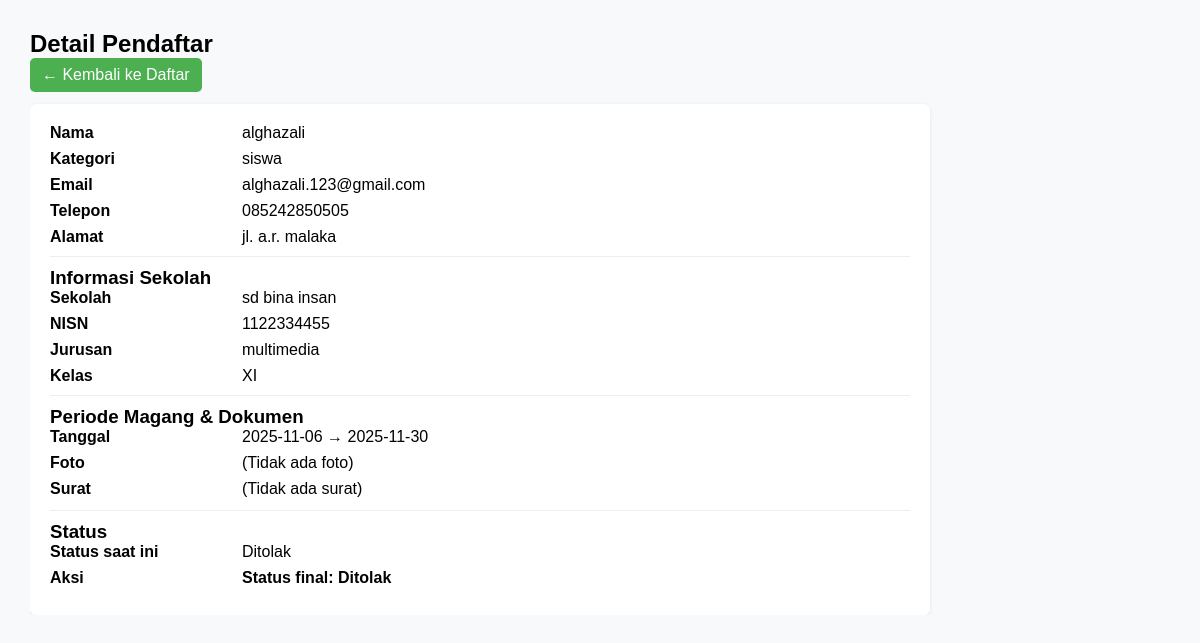
Screenshot of /detail.php?id=1 (signed in) with the database file from the repository.
### tables this page shows
CREATE TABLE `pendaftar` (
  `id` int NOT NULL,
  `kategori` varchar(20) DEFAULT NULL,
  `nama` varchar(100) DEFAULT NULL,
  `email` varchar(100) DEFAULT NULL,
  `telepon` varchar(20) DEFAULT NULL,
  `alamat` text,
  `sekolah` varchar(100) DEFAULT NULL,
  `nisn` varchar(30) DEFAULT NULL,
  `jurusan` varchar(50) DEFAULT NULL,
  `kelas` varchar(10) DEFAULT NULL,
  `institusi` varchar(100) DEFAULT NULL,
  `nim` varchar(30) DEFAULT NULL,
  `prodi` varchar(50) DEFAULT NULL,
  `semester` varchar(10) DEFAULT NULL,
  `tanggal_mulai` date DEFAULT NULL,
  `tanggal_selesai` date DEFAULT NULL,
  `foto` varchar(255) DEFAULT NULL,
  `surat` varchar(255) DEFAULT NULL,
  `tanggal_daftar` timestamp NULL DEFAULT CURRENT_TIMESTAMP,
  `surat_stored` varchar(255) DEFAULT NULL,
  `surat_original` varchar(255) DEFAULT NULL,
  `status` varchar(50) NOT NULL DEFAULT 'Menunggu'
);

### detail.php (the view, shortened to what this page needs)
<?php
include 'includes/koneksi.php';
$id = isset($_GET['id']) ? (int)$_GET['id'] : 0;
$stmt = $conn->prepare("SELECT * FROM pendaftar WHERE id = ? LIMIT 1");
$stmt->bind_param('i', $id);
$stmt->execute();
$res = $stmt->get_result();
$row = $res->fetch_assoc();
?>
<!DOCTYPE html>
<html lang="id">
<head>
  <link rel="stylesheet" href="assets/form.css">
</head>
<body>
  <h2>Detail Pendaftar</h2>
  <a href="admin.php" class="button">← Kembali ke Daftar</a>
  <div class="card" style="margin-top:12px">
    <div class="row"><div class="label">Nama</div><div><?= htmlspecialchars($row['nama']) ?></div></div>
    <div class="row"><div class="label">Kategori</div><div><?= htmlspecialchars($row['kategori']) ?></div></div>
    <div class="row"><div class="label">Email</div><div><?= htmlspecialchars($row['email']) ?></div></div>
    <div class="row"><div class="label">Telepon</div><div><?= htmlspecialchars($row['telepon']) ?></div></div>
    <div class="row"><div class="label">Alamat</div><div><?= nl2br(htmlspecialchars($row['alamat'])) ?></div></div>
    <div style="margin-top:10px; border-top:1px solid #eee; padding-top:10px">
      <?php $kat = strtolower(trim($row['kategori'] ?? ''));
            if ($kat === 'siswa'): ?>
        <h3>Informasi Sekolah</h3>
        <div class="row"><div class="label">Sekolah</div><div><?= htmlspecialchars($row['sekolah']) ?></div></div>
        <div class="row"><div class="label">NISN</div><div><?= htmlspecialchars($row['nisn']) ?></div></div>
        <div class="row"><div class="label">Jurusan</div><div><?= htmlspecialchars($row['jurusan']) ?></div></div>
        <div class="row"><div class="label">Kelas</div><div><?= htmlspecialchars($row['kelas']) ?></div></div>
      <?php endif; ?>
    </div>
    <div style="margin-top:10px; border-top:1px solid #eee; padding-top:10px">
      <h3>Periode Magang & Dokumen</h3>
      <div class="row"><div class="label">Tanggal</div><div><?= htmlspecialchars($row['tanggal_mulai']) ?> → <?= htmlspecialchars($row['tanggal_selesai']) ?></div></div>
      <div class="row"><div class="label">Foto</div><div>
        <?php if (!empty($row['foto']) && file_exists('uploads/'.$row['foto'])): ?>
          <a href="uploads/<?= htmlspecialchars($row['foto']) ?>" download="<?= htmlspecialchars($row['nama']) ?>_foto_<?= htmlspecialchars($row['id']) ?>">
            <img class="photo" src="uploads/<?= htmlspecialchars($row['foto']) ?>" alt="Foto <?= htmlspecialchars($row['nama']) ?>">
          </a>
          <div style="margin-top:6px">
            <a href="uploads/<?= htmlspecialchars($row['foto']) ?>" download="<?= htmlspecialchars($row['nama']) ?>_foto_<?= htmlspecialchars($row['id']) ?>">⬇️ Unduh Foto</a>
          </div>
        <?php else: ?>
          (Tidak ada foto)
        <?php endif; ?>
      </div></div>
      <div class="row"><div class="label">Surat</div><div>
        <?php if (!empty($row['surat']) && file_exists('uploads/'.$row['surat'])): ?>
          <a href="uploads/<?= htmlspecialchars($row['surat']) ?>" target="_blank">📄 Buka Surat</a>
          <span style="margin-left:8px">|</span>
          <a href="uploads/<?= htmlspecialchars($row['surat']) ?>" download="<?= htmlspecialchars($row['nama']) ?>_surat_<?= htmlspecialchars($row['id']) ?>">⬇️ Unduh Surat</a>
        <?php else: ?>
          (Tidak ada surat)
        <?php endif; ?>
      </div></div>
    </div>
    <div style="margin-top:12px; border-top:1px solid #eee; padding-top:10px">
      <h3>Status</h3>
      <div class="row"><div class="label">Status saat ini</div><div><?= htmlspecialchars($row['status'] ?? 'Menunggu') ?></div></div>
      <div class="row"><div class="label">Aksi</div><div>
        <?php $s = strtolower(trim($row['status'] ?? ''));
          if ($s === 'diterima' || $s === 'ditolak'): ?>
            <strong>Status final: <?= htmlspecialchars(ucfirst($row['status'])) ?></strong>
        <?php endif; ?>
      </div></div>
    </div>
  </div>
</body>
</html>

### form.css (style rules this page uses)
* { margin: 0; padding: 0; box-sizing: border-box; font-family: 'Poppins', sans-serif; }
html, body { height: auto; overflow-x: hidden; overflow-y: auto; }
body { background-color: #F6E9E3; }

### detail.php (style rules this page uses)
body { font-family: Arial, sans-serif; margin: 30px; background:#f8f9fa; }
.card { background:#fff; padding:20px; border-radius:6px; box-shadow:0 1px 4px rgba(0,0,0,.08); max-width:900px }
.row { display:flex; gap:12px; margin-bottom:8px }
.label { width:180px; font-weight:700 }
a.button { display:inline-block; padding:8px 12px; background:#4CAF50; color:#fff; border-radius:5px; text-decoration:none }

### rows the page displays
pendaftar: nama "alghazali", kategori "siswa", email "alghazali.123@gmail.com", telepon "085242850505", alamat "jl. a.r. malaka", sekolah "sd bina insan", nisn "1122334455", jurusan "multimedia", kelas "XI", tanggal_mulai "2025-11-06", tanggal_selesai "2025-11-30", status "Ditolak"
